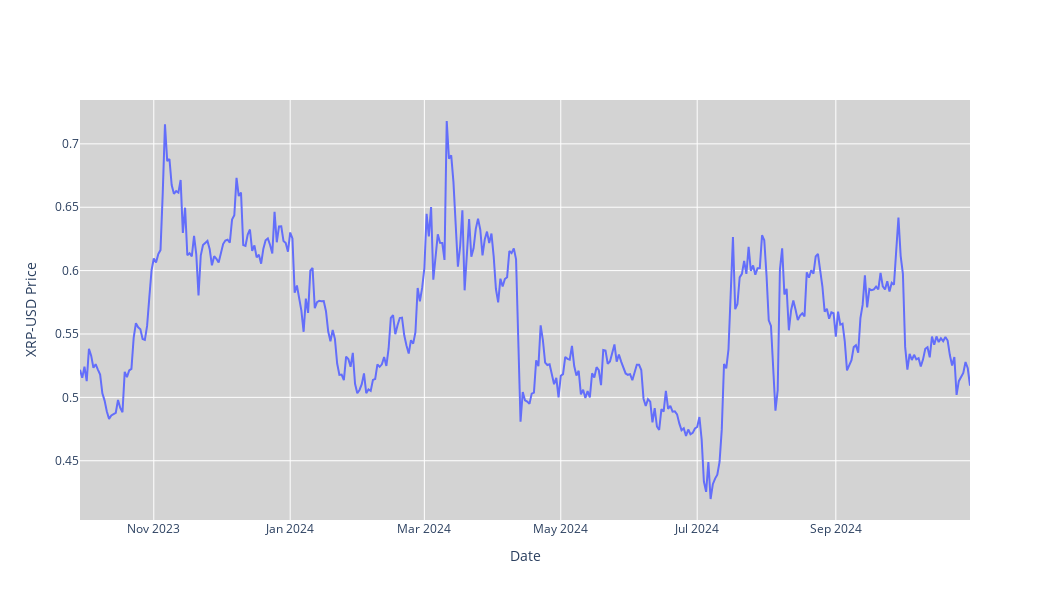

Here is the notebook cell this chart was saved with:
### Code cell
#Price chart
fig = go.Figure(data=[go.Scatter(x=stock_data.index, y=stock_data['Adj Close'], mode='lines', name='Adj Close')])
fig.update_layout(
    xaxis_rangeslider_visible=False,
    yaxis_title=f'{ticker} Price',
    xaxis_title='Date',
    plot_bgcolor='lightgrey',
    width=1050,
    height=600
)
fig.show()
fig.write_image('./images/Price.png')

### Figure 1 — Plotly figure (JSON) as saved in the notebook; plotly's stock layout.template omitted (floating-point values rounded to 4 significant figures; data arrays with more than 128 entries replaced by an {"elided": "..."} marker saying what was removed)
{"data": [{"mode": "lines", "name": "Adj Close", "type": "scatter", "x": {"elided": "399 str values"}, "y": {"elided": "399 float values"}}], "layout": {"height": 600, "plot_bgcolor": "lightgrey", "width": 1050, "xaxis": {"rangeslider": {"visible": false}, "title": {"text": "Date"}}, "yaxis": {"title": {"text": "XRP-USD Price"}}}}
